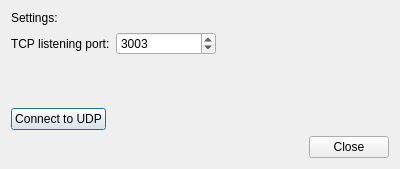
<?xml version="1.0" encoding="UTF-8"?>
<ui version="4.0">
 <class>Dialog</class>
 <widget class="QDialog" name="Dialog">
  <property name="geometry">
   <rect>
    <x>0</x>
    <y>0</y>
    <width>400</width>
    <height>169</height>
   </rect>
  </property>
  <property name="sizePolicy">
   <sizepolicy hsizetype="Fixed" vsizetype="Fixed">
    <horstretch>0</horstretch>
    <verstretch>0</verstretch>
   </sizepolicy>
  </property>
  <property name="minimumSize">
   <size>
    <width>400</width>
    <height>169</height>
   </size>
  </property>
  <property name="maximumSize">
   <size>
    <width>400</width>
    <height>169</height>
   </size>
  </property>
  <property name="windowTitle">
   <string>Configuration</string>
  </property>
  <property name="modal">
   <bool>true</bool>
  </property>
  <layout class="QVBoxLayout" name="verticalLayout_2">
   <item>
    <layout class="QVBoxLayout" name="verticalLayout">
     <item>
      <layout class="QFormLayout" name="formLayout">
       <property name="verticalSpacing">
        <number>7</number>
       </property>
       <item row="0" column="0">
        <widget class="QLabel" name="label">
         <property name="text">
          <string>Settings:</string>
         </property>
        </widget>
       </item>
       <item row="1" column="0">
        <widget class="QLabel" name="tCPListeningPortLabel">
         <property name="text">
          <string>TCP listening port:</string>
         </property>
        </widget>
       </item>
       <item row="1" column="1">
        <widget class="QSpinBox" name="tCPListeningPortSpinBox">
         <property name="sizePolicy">
          <sizepolicy hsizetype="Minimum" vsizetype="Fixed">
           <horstretch>0</horstretch>
           <verstretch>0</verstretch>
          </sizepolicy>
         </property>
         <property name="maximumSize">
          <size>
           <width>100</width>
           <height>16777215</height>
          </size>
         </property>
         <property name="minimum">
          <number>2000</number>
         </property>
         <property name="maximum">
          <number>65000</number>
         </property>
         <property name="value">
          <number>3003</number>
         </property>
        </widget>
       </item>
      </layout>
     </item>
     <item>
      <layout class="QHBoxLayout" name="horizontalLayout_3">
       <item>
        <widget class="QPushButton" name="start_server_btn">
         <property name="text">
          <string>Connect to UDP</string>
         </property>
        </widget>
       </item>
       <item>
        <spacer name="horizontalSpacer_2">
         <property name="orientation">
          <enum>Qt::Horizontal</enum>
         </property>
         <property name="sizeHint" stdset="0">
          <size>
           <width>40</width>
           <height>20</height>
          </size>
         </property>
        </spacer>
       </item>
      </layout>
     </item>
     <item>
      <layout class="QHBoxLayout" name="horizontalLayout_4">
       <item>
        <spacer name="horizontalSpacer">
         <property name="orientation">
          <enum>Qt::Horizontal</enum>
         </property>
         <property name="sizeHint" stdset="0">
          <size>
           <width>40</width>
           <height>20</height>
          </size>
         </property>
        </spacer>
       </item>
       <item>
        <widget class="QPushButton" name="close_btn">
         <property name="text">
          <string>Close</string>
         </property>
        </widget>
       </item>
      </layout>
     </item>
    </layout>
   </item>
  </layout>
 </widget>
 <resources/>
 <connections/>
</ui>
